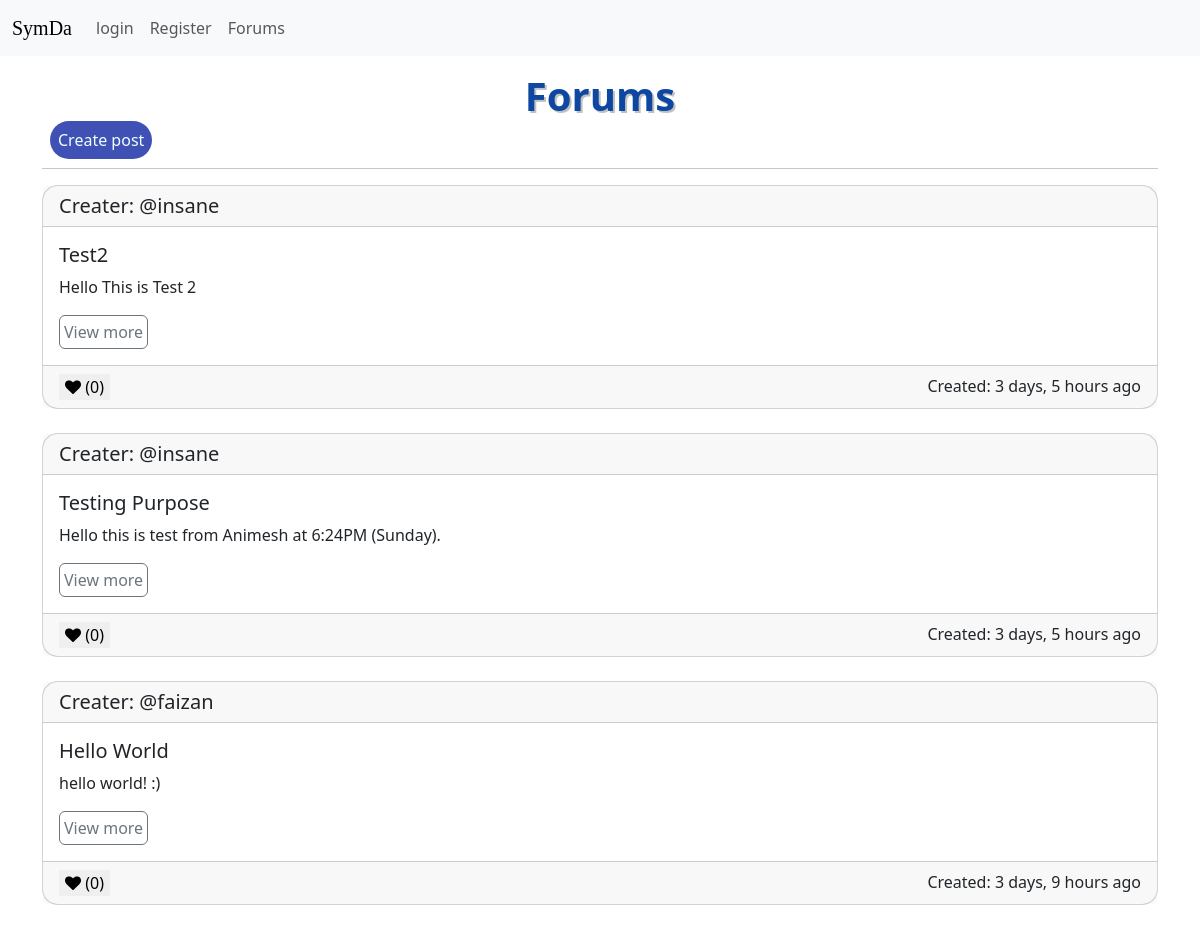
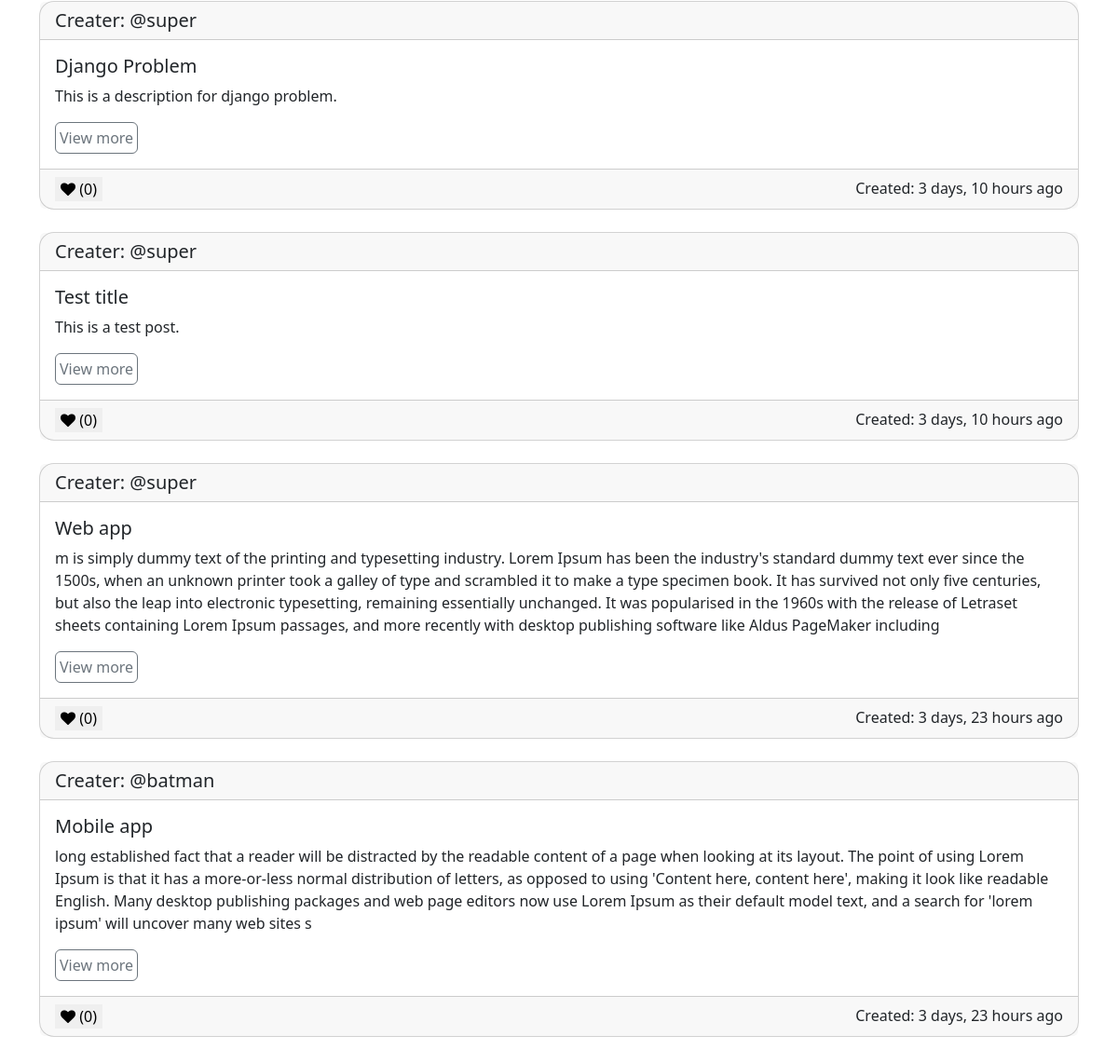
Page /forums/ on the earlier database version (2 pictures, top to bottom).
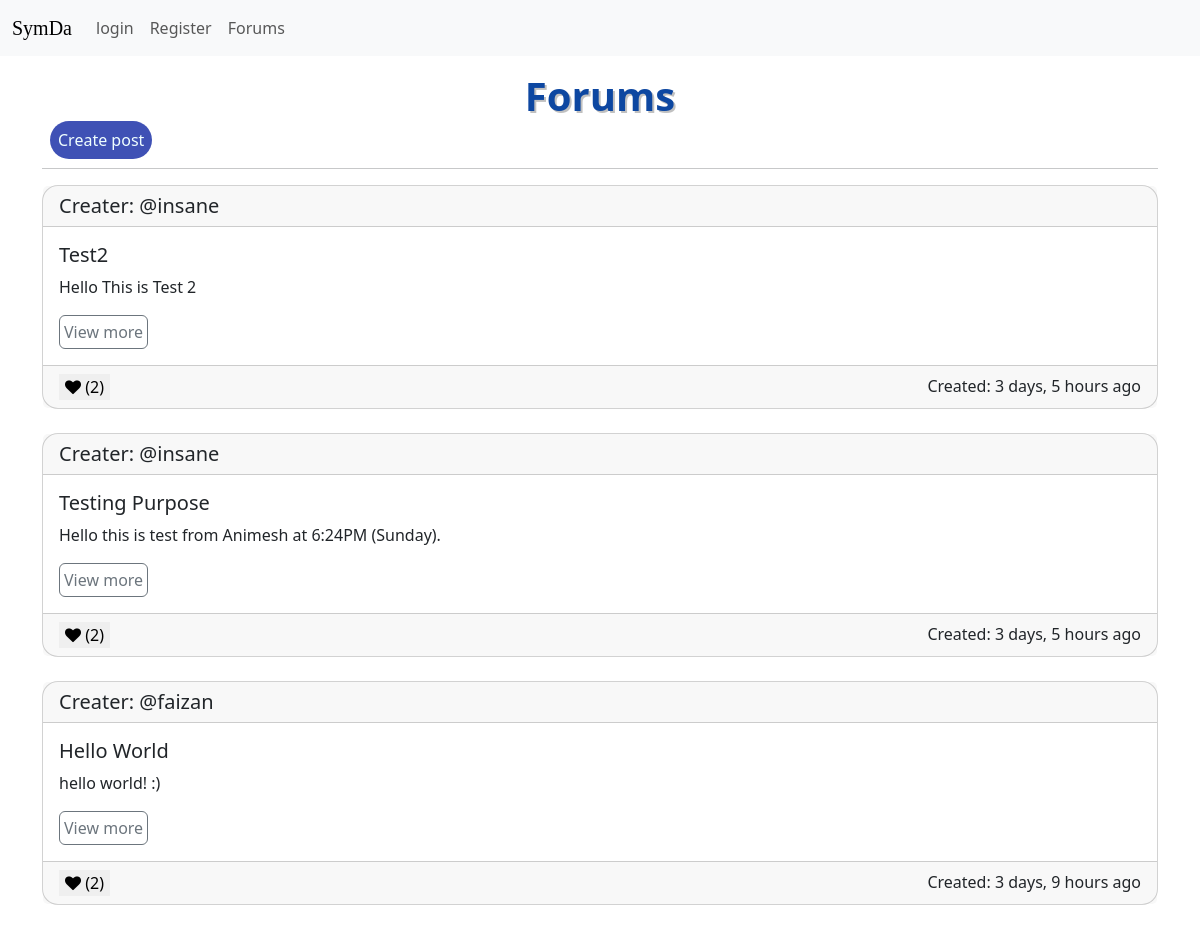
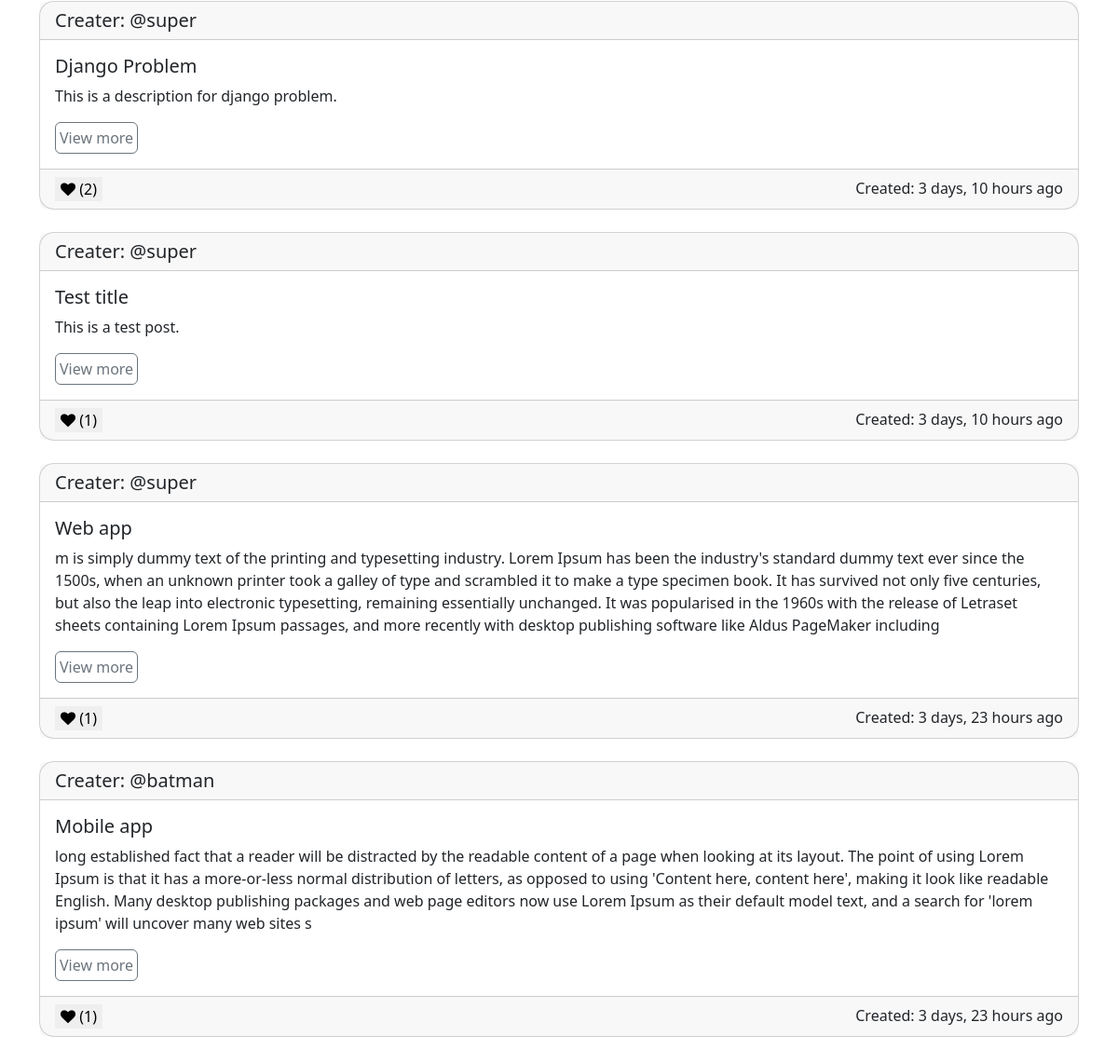
Same page on the later database version (2 pictures, top to bottom).
### forum_app/models.py (models this page shows, shortened)
class Post(models.Model):
    user = models.ForeignKey(User, on_delete=models.CASCADE)
    title = models.CharField(max_length=200, null=True)
    description = models.TextField(null=True)
    likes = models.ManyToManyField(User, related_name='blog_post')
    rand_num = models.IntegerField(null=True, blank=True)
    created = models.DateTimeField(auto_now_add=True)
    class Meta:
        ordering = ['-created']

### forum_app/views.py (the view)
# urls.py: path('', views.forums, name='forums'),
def forums(request):
    posts = Post.objects.all()
    context = {'posts': posts}
    return render(request, 'forum_app/forums.html', context)

### forum_app/templates/forum_app/forums.html (shortened to what this page needs)
{% extends 'index.html' %}
{% block content %}
<h1 class="text-center text-shadow fw-bold" style="color: #0D47A1;">Forums</h1>
<a href="{% url 'create-post' %}" class="rounded-pill p-2 m-2 create-post">Create post</a><br>
<hr>
{% for post in posts %}
<div class="card rounded-4">
  <h5 class="card-header">Creater: @{{post.user.username}}</h5>
  <div class="card-body">
    <h5 class="card-title">{{post.title}}</h5>
    <p class="card-text">{{post.description}}</p>
    <a href="{% url 'post' post.id %}" class="btn btn-outline-secondary p-1">View more</a>
  </div>
  <div class="card-footer">
    <div id="like-form">
      <form method="POST" action="{% url 'like-post' post.id %}">
        <button type="submit" name="like-post" style="border: none;">
          <i id="{{post.id}}-like-dislike" class="fa fa-heart"></i> ({{post.likes.count}})
        </button>
      </form>
    </div>
    <div>Created: {{post.created|timesince}} ago</div>
  </div>
</div><br>
{% endfor %}
{% endblock content %}

### templates/index.html (shortened to what this page needs)
<!doctype html>
<html lang="en">
<head>
  <link href="https://cdn.jsdelivr.net/npm/bootstrap@5.3.0/dist/css/bootstrap.min.css" rel="stylesheet"
>
  <link rel="stylesheet" href="https://cdnjs.cloudflare.com/ajax/libs/font-awesome/4.7.0/css/font-awesome.min.css">
</head>
<body>
  {% include 'navbar.html' %}
  <div class="container my-3">
    {% block content %}{% endblock content %}
  </div>
</body>
</html>

### templates/navbar.html (shortened to what this page needs)
<nav class="navbar navbar-expand-lg bg-body-tertiary">
    <div class="container-fluid">
      <a class="navbar-brand" href="{% url 'home' %}" style="font-family: fantasy;">SymDa</a>
      <div class="collapse navbar-collapse" id="navbarSupportedContent">
        <ul class="navbar-nav me-auto mb-2 mb-lg-0">
            {% if request.user.is_authenticated %}
            <li class="nav-item">
              <a class="nav-link active" aria-current="page" href="#">Hello {{request.user.username}}</a>
            </li>
          <li class="nav-item">
            <a class="nav-link" href="{% url 'logout' %}">logout</a>
          </li>
          {% else %}
          <li class="nav-item">
            <a class="nav-link" href="{% url 'login' %}">login</a>
          </li>
          <li class="nav-item">
            <a class="nav-link" href="{% url 'register-user' %}">Register</a>
          </li>
          {% endif %}
          <li class="nav-item">
            <a class="nav-link" href="{% url 'forums' %}">Forums</a>
          </li>
        </ul>
      </div>
    </div>
  </nav>

### templates/index.html (style rules this page uses)
.text-shadow { text-shadow: 2px 2px rgba(0, 0, 0, 0.249); }

### forum_app/templates/forum_app/forums.html (style rules this page uses)
#like-form { display: flex; flex: 1; }
.card-footer { display: flex; }
.create-post { text-decoration: none; background-color: #3F51B5; color: azure; }
.text-shadow { text-shadow: 2px 2px rgba(0, 0, 0, 0.249); }

Differences in the rows shown:
changed Post "Test2": likes.count "0" → "2"
changed Post "Testing Purpose": likes.count "0" → "2"
changed Post "Hello World": likes.count "0" → "2"
changed Post "Django Problem": likes.count "0" → "2"
changed Post "Test title": likes.count "0" → "1"
changed Post "Web app": likes.count "0" → "1"
changed Post "Mobile app": likes.count "0" → "1"
